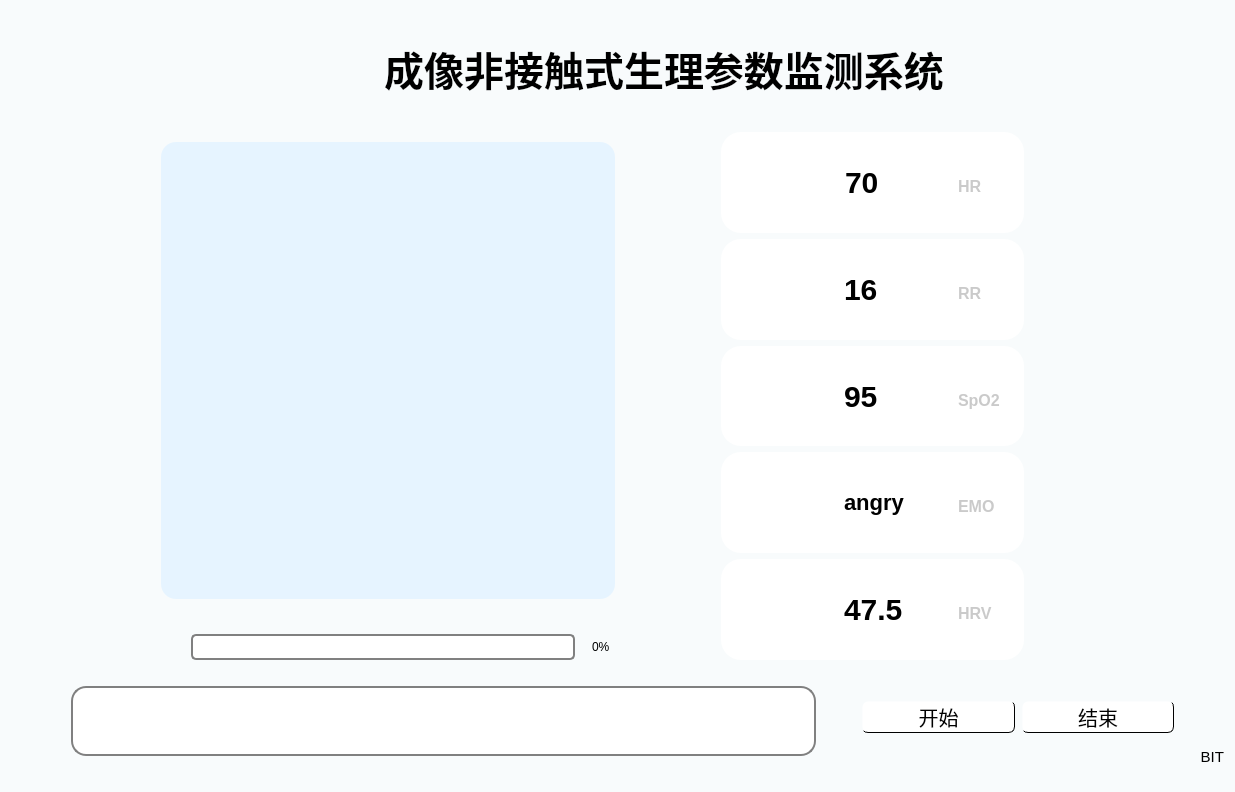
<?xml version="1.0" encoding="UTF-8"?>
<ui version="4.0">
 <class>jiemian</class>
 <widget class="QWidget" name="jiemian">
  <property name="geometry">
   <rect>
    <x>0</x>
    <y>0</y>
    <width>1235</width>
    <height>792</height>
   </rect>
  </property>
  <property name="windowTitle">
   <string>Form</string>
  </property>
  <property name="styleSheet">
   <string notr="true">QWidget#jiemian
{
	background-color: #f8fbfc;
}</string>
  </property>
  <layout class="QGridLayout" name="gridLayout_8" rowstretch="100,360,100,100" columnstretch="1,1">
   <item row="3" column="0" colspan="2">
    <layout class="QHBoxLayout" name="horizontalLayout_3" stretch="2,1">
     <property name="topMargin">
      <number>10</number>
     </property>
     <item>
      <layout class="QVBoxLayout" name="verticalLayout_2">
       <property name="leftMargin">
        <number>60</number>
       </property>
       <property name="topMargin">
        <number>10</number>
       </property>
       <property name="bottomMargin">
        <number>25</number>
       </property>
       <item>
        <widget class="QLabel" name="waveform">
         <property name="sizePolicy">
          <sizepolicy hsizetype="Expanding" vsizetype="Preferred">
           <horstretch>0</horstretch>
           <verstretch>0</verstretch>
          </sizepolicy>
         </property>
         <property name="styleSheet">
          <string notr="true">QLabel#waveform
{
	background-color:white;
	border: 2px solid grey;
	border-radius:15px;
}</string>
         </property>
         <property name="text">
          <string/>
         </property>
        </widget>
       </item>
      </layout>
     </item>
     <item>
      <layout class="QVBoxLayout" name="verticalLayout_3" stretch="5,1">
       <property name="spacing">
        <number>0</number>
       </property>
       <property name="leftMargin">
        <number>0</number>
       </property>
       <property name="topMargin">
        <number>25</number>
       </property>
       <property name="rightMargin">
        <number>0</number>
       </property>
       <property name="bottomMargin">
        <number>0</number>
       </property>
       <item>
        <layout class="QHBoxLayout" name="horizontalLayout_10">
         <property name="spacing">
          <number>7</number>
         </property>
         <property name="leftMargin">
          <number>40</number>
         </property>
         <property name="rightMargin">
          <number>50</number>
         </property>
         <item>
          <widget class="QPushButton" name="kaishi">
           <property name="autoFillBackground">
            <bool>false</bool>
           </property>
           <property name="styleSheet">
            <string notr="true">QPushButton#kaishi{
	width: 124px;
    height: 30px;
	background-color: white;
	font-size:20px;
	font-family:&quot;楷体&quot;;
	border-style:solid;
	border-width: 1px;
	border-bottom-color: black;
	border-right-color: black;
	border-radius:6px;
}

QPushButton#kaishi:checked {
    background-color: #8acdfa;
	border-top-color: black;
	border-left-color: black;
	border-bottom-color: white;
	border-right-color: white;
}

QPushButton:enabled 
{
	background-color: white;
}

QPushButton#kaishi:pressed {
	background-color: #8acdfa;
	border-top-color: black;
	border-left-color: black;
	border-bottom-color: white;
	border-right-color: white;
}



</string>
           </property>
           <property name="text">
            <string>开始</string>
           </property>
           <property name="checkable">
            <bool>true</bool>
           </property>
           <property name="checked">
            <bool>false</bool>
           </property>
          </widget>
         </item>
         <item>
          <widget class="QPushButton" name="jieshu">
           <property name="styleSheet">
            <string notr="true">QPushButton#jieshu{
	width: 124px;
    height: 30px;
	background-color: white;
	font-size:20px;
	font-family:&quot;楷体&quot;;
	border-style:solid;
	border-width: 1px;
	border-bottom-color: black;
	border-right-color: black;
	border-radius:6px;
}

QPushButton#jieshu:checked {
    background-color: #8acdfa;
	border-top-color: black;
	border-left-color: black;
	border-bottom-color: white;
	border-right-color: white;
}

QPushButton#jieshu:pressed {
	background-color: #8acdfa;
	border-top-color: black;
	border-left-color: black;
	border-bottom-color: white;
	border-right-color: white;
}



</string>
           </property>
           <property name="text">
            <string>结束</string>
           </property>
           <property name="checkable">
            <bool>true</bool>
           </property>
           <property name="checked">
            <bool>false</bool>
           </property>
          </widget>
         </item>
        </layout>
       </item>
       <item>
        <layout class="QHBoxLayout" name="horizontalLayout_11">
         <item>
          <widget class="QLabel" name="label_4">
           <property name="styleSheet">
            <string notr="true">QLabel{
	font-family:&quot;楷体&quot;;
	font-size:15px
}</string>
           </property>
           <property name="text">
            <string>BIT</string>
           </property>
           <property name="alignment">
            <set>Qt::AlignRight|Qt::AlignTrailing|Qt::AlignVCenter</set>
           </property>
          </widget>
         </item>
        </layout>
       </item>
      </layout>
     </item>
    </layout>
   </item>
   <item row="0" column="0" colspan="2">
    <layout class="QHBoxLayout" name="horizontalLayout_5">
     <item>
      <layout class="QHBoxLayout" name="horizontalLayout" stretch="2,2,5,2,1">
       <property name="spacing">
        <number>0</number>
       </property>
       <item>
        <widget class="QLabel" name="label_24">
         <property name="text">
          <string/>
         </property>
        </widget>
       </item>
       <item>
        <layout class="QVBoxLayout" name="verticalLayout_11">
         <property name="topMargin">
          <number>5</number>
         </property>
         <property name="bottomMargin">
          <number>5</number>
         </property>
         <item>
          <widget class="QLabel" name="label">
           <property name="sizePolicy">
            <sizepolicy hsizetype="Preferred" vsizetype="Expanding">
             <horstretch>0</horstretch>
             <verstretch>0</verstretch>
            </sizepolicy>
           </property>
           <property name="layoutDirection">
            <enum>Qt::LeftToRight</enum>
           </property>
           <property name="styleSheet">
            <string notr="true">image: url(package/北理工.png);</string>
           </property>
           <property name="text">
            <string/>
           </property>
           <property name="textFormat">
            <enum>Qt::AutoText</enum>
           </property>
           <property name="alignment">
            <set>Qt::AlignRight|Qt::AlignTrailing|Qt::AlignVCenter</set>
           </property>
           <property name="margin">
            <number>0</number>
           </property>
          </widget>
         </item>
        </layout>
       </item>
       <item>
        <layout class="QVBoxLayout" name="verticalLayout_5">
         <property name="spacing">
          <number>7</number>
         </property>
         <item>
          <widget class="QLabel" name="label_3">
           <property name="sizePolicy">
            <sizepolicy hsizetype="Preferred" vsizetype="Preferred">
             <horstretch>0</horstretch>
             <verstretch>0</verstretch>
            </sizepolicy>
           </property>
           <property name="font">
            <font>
             <family>隶书</family>
             <pointsize>-1</pointsize>
             <weight>75</weight>
             <bold>true</bold>
            </font>
           </property>
           <property name="styleSheet">
            <string notr="true">QLabel
{
	font-family:&quot;隶书&quot;;
	font-size:40px;
	font-weight: bold;
	qproperty-alignment: 'AlignVCenter | AlignHCenter';
}</string>
           </property>
           <property name="text">
            <string>成像非接触式生理参数监测系统</string>
           </property>
           <property name="alignment">
            <set>Qt::AlignCenter</set>
           </property>
          </widget>
         </item>
        </layout>
       </item>
       <item>
        <layout class="QVBoxLayout" name="verticalLayout_4"/>
       </item>
       <item>
        <layout class="QHBoxLayout" name="horizontalLayout_2">
         <item>
          <widget class="QLabel" name="detect_Name">
           <property name="styleSheet">
            <string notr="true">QLabel{
	font-size:1px;
	color:#f8fbfc;
}</string>
           </property>
           <property name="text">
            <string/>
           </property>
           <property name="alignment">
            <set>Qt::AlignCenter</set>
           </property>
          </widget>
         </item>
        </layout>
       </item>
      </layout>
     </item>
    </layout>
   </item>
   <item row="1" column="0" rowspan="2">
    <layout class="QVBoxLayout" name="verticalLayout" stretch="20,1,1">
     <property name="topMargin">
      <number>10</number>
     </property>
     <item>
      <layout class="QHBoxLayout" name="horizontalLayout_14">
       <property name="leftMargin">
        <number>150</number>
       </property>
       <property name="rightMargin">
        <number>0</number>
       </property>
       <item>
        <widget class="QLabel" name="frame">
         <property name="styleSheet">
          <string notr="true">QLabel#frame
{
	background-color:rgb(230, 244, 255);
	border-radius:15px;
}</string>
         </property>
         <property name="text">
          <string/>
         </property>
         <property name="alignment">
          <set>Qt::AlignCenter</set>
         </property>
        </widget>
       </item>
      </layout>
     </item>
     <item>
      <widget class="QLabel" name="xianshi">
       <property name="styleSheet">
        <string notr="true">QLabel#label_2{
	font-family:&quot;楷体&quot;;
	font-size:20px
}</string>
       </property>
       <property name="text">
        <string/>
       </property>
       <property name="alignment">
        <set>Qt::AlignCenter</set>
       </property>
      </widget>
     </item>
     <item>
      <layout class="QHBoxLayout" name="horizontalLayout_12">
       <property name="leftMargin">
        <number>180</number>
       </property>
       <property name="rightMargin">
        <number>5</number>
       </property>
       <item>
        <widget class="QProgressBar" name="progressBar">
         <property name="styleSheet">
          <string notr="true">QProgressBar {
	text-align:right;
    border: 2px solid grey;
    border-radius: 5px;
    background-color: white;
	margin-right: 35px;
}

QProgressBar::chunk {
	text-align:right;
    background-color: #51c2fc;
	
}</string>
         </property>
         <property name="value">
          <number>0</number>
         </property>
         <property name="alignment">
          <set>Qt::AlignLeading|Qt::AlignLeft|Qt::AlignVCenter</set>
         </property>
         <property name="invertedAppearance">
          <bool>false</bool>
         </property>
         <property name="textDirection">
          <enum>QProgressBar::TopToBottom</enum>
         </property>
        </widget>
       </item>
      </layout>
     </item>
    </layout>
   </item>
   <item row="1" column="1" rowspan="2">
    <layout class="QVBoxLayout" name="verticalLayout_12">
     <property name="leftMargin">
      <number>100</number>
     </property>
     <property name="rightMargin">
      <number>200</number>
     </property>
     <property name="bottomMargin">
      <number>0</number>
     </property>
     <item>
      <widget class="QFrame" name="parameter_1">
       <property name="styleSheet">
        <string notr="true">QFrame#parameter_1
{
	background-color:white;
	border-radius:20px;
}</string>
       </property>
       <layout class="QHBoxLayout" name="horizontalLayout_17" stretch="2,2,1">
        <property name="spacing">
         <number>0</number>
        </property>
        <property name="leftMargin">
         <number>11</number>
        </property>
        <item>
         <widget class="QLabel" name="label_11">
          <property name="sizePolicy">
           <sizepolicy hsizetype="Preferred" vsizetype="Preferred">
            <horstretch>0</horstretch>
            <verstretch>0</verstretch>
           </sizepolicy>
          </property>
          <property name="styleSheet">
           <string notr="true">image: url(package/心率.png);</string>
          </property>
          <property name="text">
           <string/>
          </property>
         </widget>
        </item>
        <item>
         <widget class="QLabel" name="bpm">
          <property name="font">
           <font>
            <family>Tahoma</family>
            <pointsize>-1</pointsize>
            <weight>75</weight>
            <bold>true</bold>
           </font>
          </property>
          <property name="styleSheet">
           <string notr="true">QLabel
{
	font-family:Tahoma;
	font-size:30px;
	font-weight: bold;
	qproperty-alignment: 'AlignVCenter | AlignHCenter';
}</string>
          </property>
          <property name="text">
           <string>70</string>
          </property>
         </widget>
        </item>
        <item>
         <layout class="QVBoxLayout" name="verticalLayout_10">
          <property name="topMargin">
           <number>8</number>
          </property>
          <item>
           <widget class="QLabel" name="label_21">
            <property name="styleSheet">
             <string notr="true">QLabel
{
	font-family:Tahoma;
	font-size:16px;
	font-weight: bold;
	color:#cacaca;
	qproperty-alignment: 'AlignVCenter | AlignHCenter';
}</string>
            </property>
            <property name="text">
             <string>HR</string>
            </property>
           </widget>
          </item>
         </layout>
        </item>
       </layout>
      </widget>
     </item>
     <item>
      <widget class="QFrame" name="parameter_2">
       <property name="styleSheet">
        <string notr="true">QFrame#parameter_2
{
	background-color:white;
	border-radius:20px;
}</string>
       </property>
       <layout class="QHBoxLayout" name="horizontalLayout_19" stretch="2,2,1">
        <property name="spacing">
         <number>0</number>
        </property>
        <item>
         <widget class="QLabel" name="label_22">
          <property name="styleSheet">
           <string notr="true">image: url(package/S_健康呼吸首页.png);</string>
          </property>
          <property name="text">
           <string/>
          </property>
         </widget>
        </item>
        <item>
         <widget class="QLabel" name="br">
          <property name="styleSheet">
           <string notr="true">QLabel
{
	font-family:Tahoma;
	font-size:30px;
	font-weight: bold;
	qproperty-alignment: 'AlignVCenter | AlignHCenter';
}</string>
          </property>
          <property name="text">
           <string>16</string>
          </property>
         </widget>
        </item>
        <item>
         <layout class="QVBoxLayout" name="verticalLayout_7">
          <property name="topMargin">
           <number>8</number>
          </property>
          <item>
           <widget class="QLabel" name="label_2">
            <property name="styleSheet">
             <string notr="true">QLabel
{
	font-family:Tahoma;
	font-size:16px;
	font-weight: bold;
	color:#cacaca;
	qproperty-alignment: 'AlignVCenter | AlignHCenter';
}</string>
            </property>
            <property name="text">
             <string>RR</string>
            </property>
           </widget>
          </item>
         </layout>
        </item>
       </layout>
      </widget>
     </item>
     <item>
      <widget class="QFrame" name="parameter_3">
       <property name="styleSheet">
        <string notr="true">QFrame#parameter_3
{
	background-color:white;
	border-radius:20px;
}</string>
       </property>
       <layout class="QHBoxLayout" name="horizontalLayout_18" stretch="2,2,1">
        <property name="spacing">
         <number>0</number>
        </property>
        <item>
         <widget class="QLabel" name="label_25">
          <property name="styleSheet">
           <string notr="true">image: url(package/血氧.png);</string>
          </property>
          <property name="text">
           <string/>
          </property>
         </widget>
        </item>
        <item>
         <widget class="QLabel" name="SpO2">
          <property name="styleSheet">
           <string notr="true">QLabel
{
	font-family:Tahoma;
	font-size:30px;
	font-weight: bold;
	qproperty-alignment: 'AlignVCenter | AlignHCenter';
}</string>
          </property>
          <property name="text">
           <string>95</string>
          </property>
         </widget>
        </item>
        <item>
         <layout class="QVBoxLayout" name="verticalLayout_8">
          <property name="topMargin">
           <number>8</number>
          </property>
          <item>
           <widget class="QLabel" name="label_5">
            <property name="styleSheet">
             <string notr="true">QLabel
{
	font-family:Tahoma;
	font-size:16px;
	font-weight: bold;
	color:#cacaca;
	qproperty-alignment: 'AlignVCenter | AlignHCenter';
}</string>
            </property>
            <property name="text">
             <string>SpO2</string>
            </property>
           </widget>
          </item>
         </layout>
        </item>
       </layout>
      </widget>
     </item>
     <item>
      <widget class="QFrame" name="parameter_4">
       <property name="styleSheet">
        <string notr="true">QFrame#parameter_4
{
	background-color:white;
	border-radius:20px;
}</string>
       </property>
       <layout class="QHBoxLayout" name="horizontalLayout_16" stretch="2,2,1">
        <property name="spacing">
         <number>0</number>
        </property>
        <item>
         <widget class="QLabel" name="label_27">
          <property name="styleSheet">
           <string notr="true">image: url(package/情绪.png);</string>
          </property>
          <property name="text">
           <string/>
          </property>
         </widget>
        </item>
        <item>
         <widget class="QLabel" name="emo">
          <property name="styleSheet">
           <string notr="true">QLabel
{
	font-family:Tahoma;
	font-size:22px;
	font-weight: bold;
	qproperty-alignment: 'AlignVCenter | AlignHCenter';
}</string>
          </property>
          <property name="text">
           <string>angry</string>
          </property>
         </widget>
        </item>
        <item>
         <layout class="QVBoxLayout" name="verticalLayout_9">
          <property name="topMargin">
           <number>8</number>
          </property>
          <item>
           <widget class="QLabel" name="label_6">
            <property name="styleSheet">
             <string notr="true">QLabel
{
	font-family:Tahoma;
	font-size:16px;
	font-weight: bold;
	color:#cacaca;
	qproperty-alignment: 'AlignVCenter | AlignHCenter';
}</string>
            </property>
            <property name="text">
             <string>EMO</string>
            </property>
           </widget>
          </item>
         </layout>
        </item>
       </layout>
      </widget>
     </item>
     <item>
      <widget class="QFrame" name="parameter_5">
       <property name="styleSheet">
        <string notr="true">QFrame#parameter_5
{
	background-color:white;
	border-radius:20px;
}</string>
       </property>
       <layout class="QHBoxLayout" name="horizontalLayout_13" stretch="2,2,1">
        <property name="spacing">
         <number>0</number>
        </property>
        <item>
         <widget class="QLabel" name="label_29">
          <property name="styleSheet">
           <string notr="true">image: url(package/waveform_path_ecg.png);</string>
          </property>
          <property name="text">
           <string/>
          </property>
         </widget>
        </item>
        <item>
         <widget class="QLabel" name="score">
          <property name="styleSheet">
           <string notr="true">QLabel
{
	font-family:Tahoma;
	font-size:30px;
	font-weight: bold;
	qproperty-alignment: 'AlignVCenter | AlignHCenter';
}</string>
          </property>
          <property name="text">
           <string>47.5</string>
          </property>
         </widget>
        </item>
        <item>
         <layout class="QVBoxLayout" name="verticalLayout_6">
          <property name="topMargin">
           <number>8</number>
          </property>
          <item>
           <widget class="QLabel" name="label_7">
            <property name="styleSheet">
             <string notr="true">QLabel
{
	font-family:Tahoma;
	font-size:16px;
	font-weight: bold;
	color:#cacaca;
	qproperty-alignment: 'AlignVCenter | AlignHCenter';
}</string>
            </property>
            <property name="text">
             <string>HRV</string>
            </property>
           </widget>
          </item>
         </layout>
        </item>
       </layout>
      </widget>
     </item>
    </layout>
   </item>
  </layout>
 </widget>
 <resources>
  <include location="jiemiantubiao.qrc"/>
 </resources>
 <connections/>
</ui>
